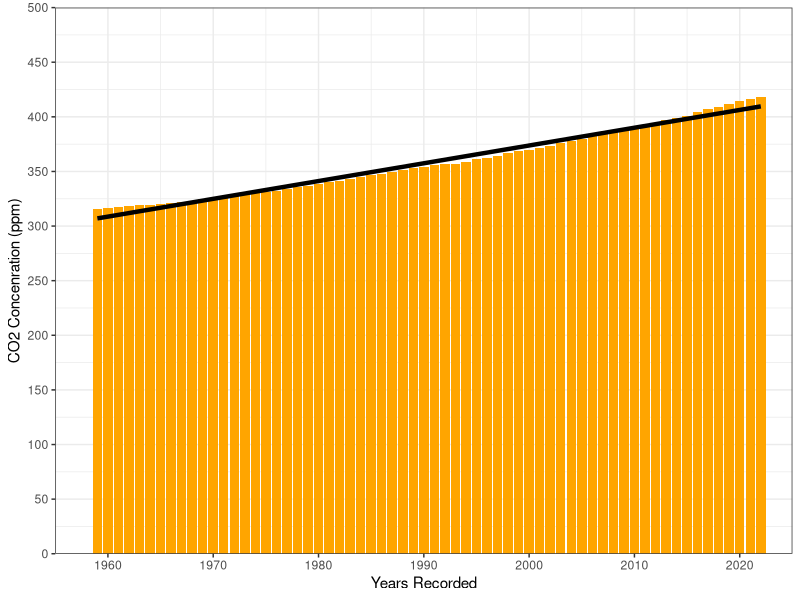
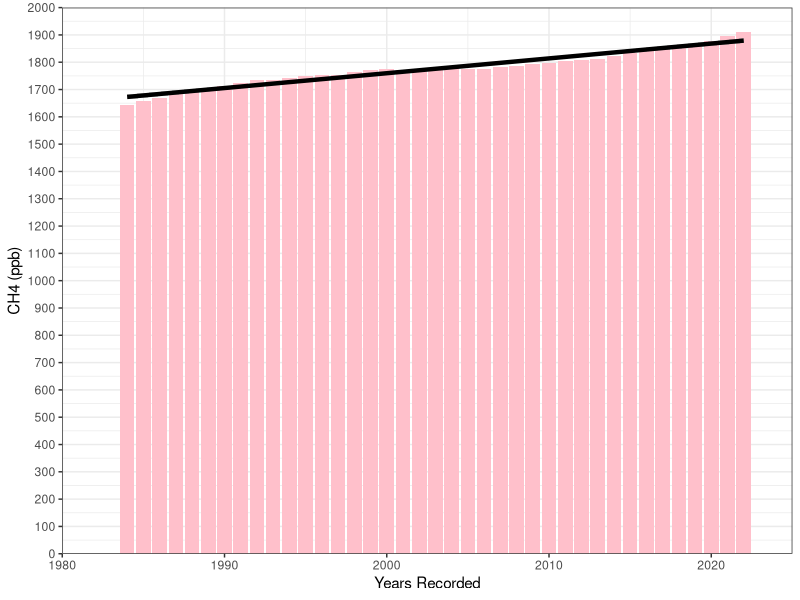
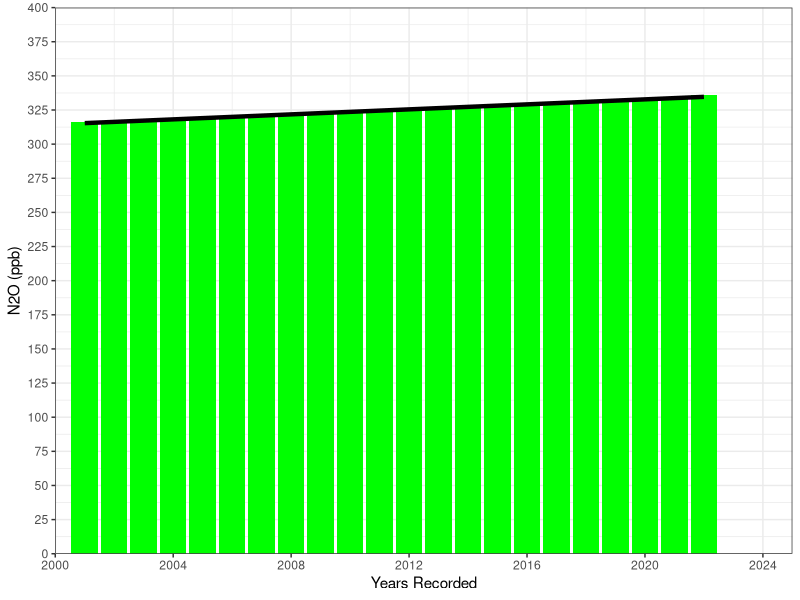
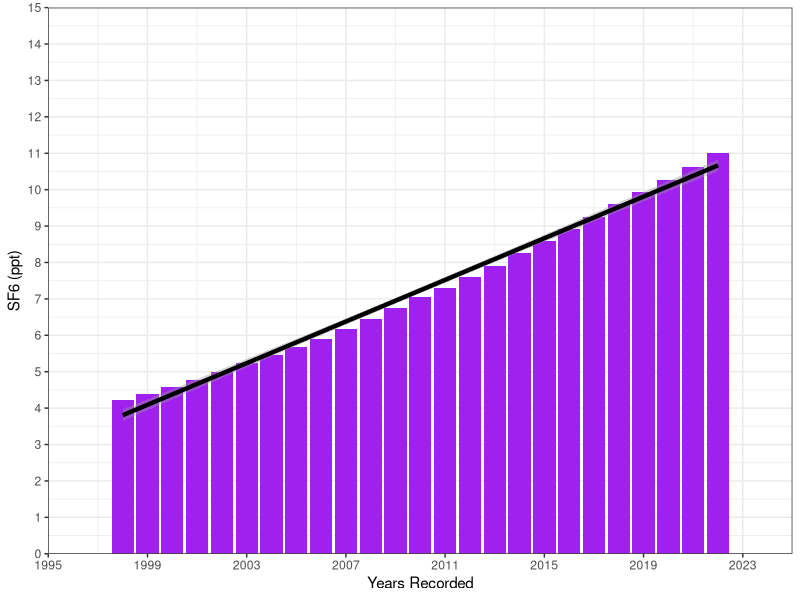
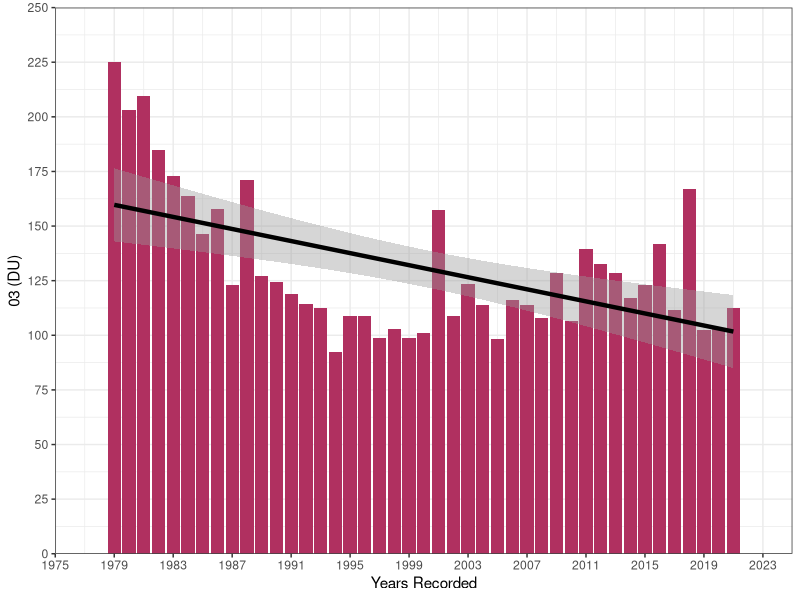
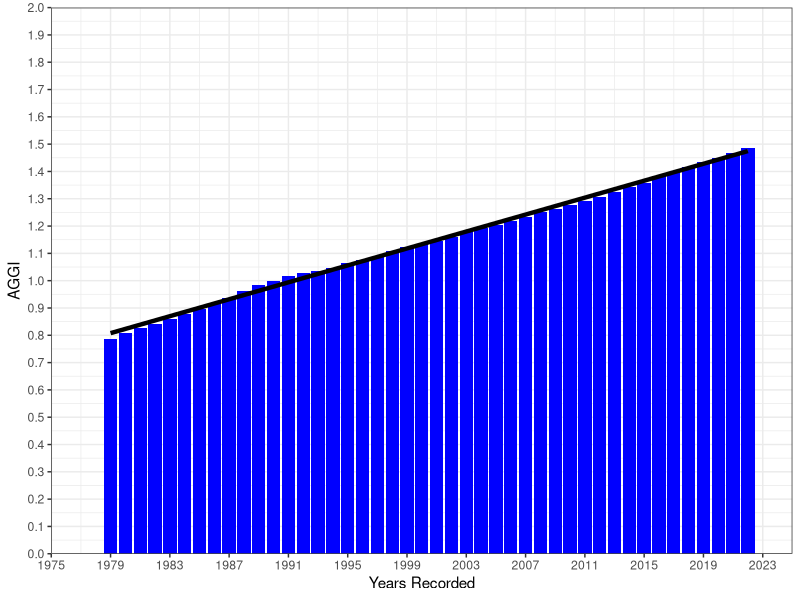
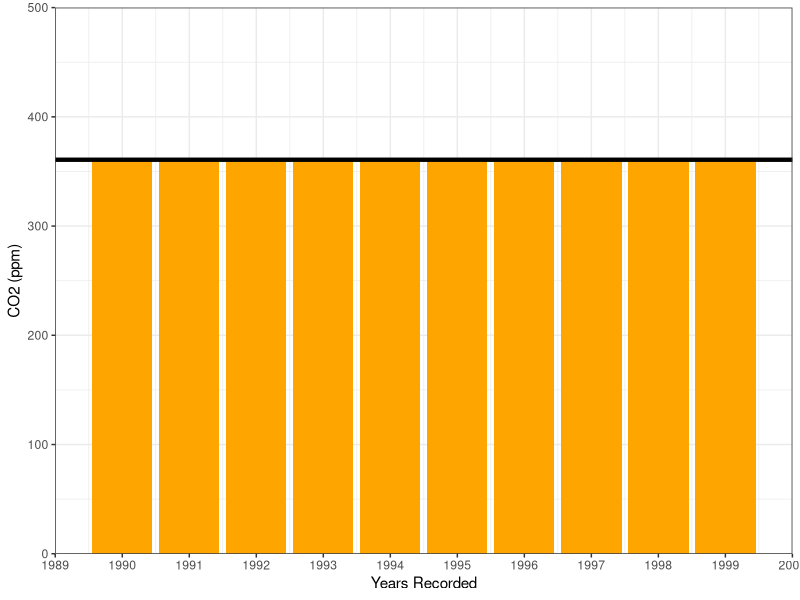
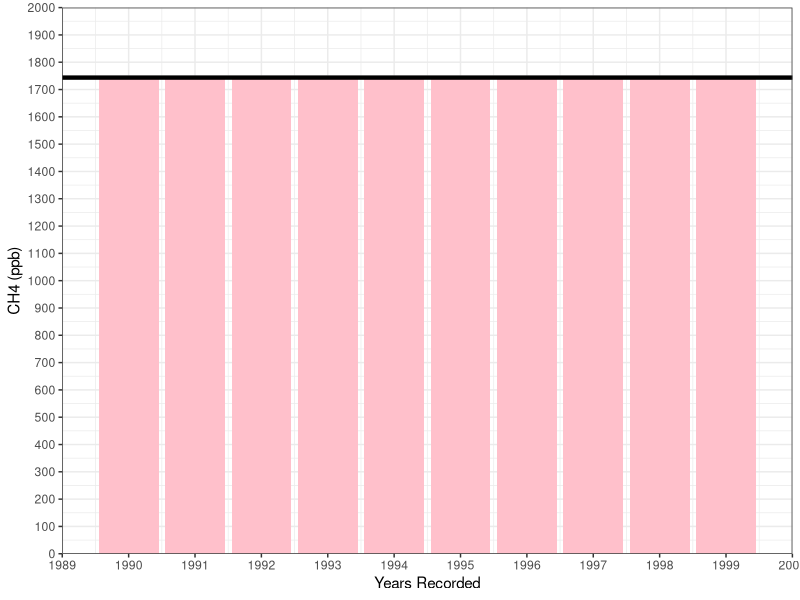

Generate these figures, in order, with R:
## ---- chunk 1
install.packages("dplyr")
install.packages("ggplot2")
## ---- chunk 2
library("dplyr")
library("ggplot2")
## ---- chunk 3
AnnGHG <- read.csv("AnnualAverages_GHG.csv")
dim(AnnGHG)

# grouping CO2_ppm and creating chart

str(AnnGHG)

AnnGHG%>%
  group_by(year)%>%
  select("CO2_ppm")
  
ggplot(AnnGHG, aes(x=year, y=CO2_ppm))+
  geom_bar(stat="identity",position = "stack",  fill="orange", width=0.9)+
  stat_smooth(method = "lm", formula = y~x, geom = "smooth", color="black",linewidth=1.5)+
  theme_bw()+
  xlab("Years Recorded")+
  ylab("CO2 Concenration (ppm)")+
  scale_x_continuous(expand=c(0,0), limits=c(1955,2025), breaks=c(seq(1960,2025,10)))+
  scale_y_continuous(expand=c(0,0), limits=c(0,500), breaks=c(seq(0,500,50)))

#grouping CH4_ppn and creating chart

AnnGHG%>%
  group_by(year)%>%
  select("CH4_ppb")
  
ggplot(AnnGHG, aes(x=year, y=CH4_ppb))+
  geom_bar(stat="identity",position="stack",  fill="pink", width=0.9)+
  stat_smooth(method = "lm", formula = y~x, geom="smooth", color="black", linewidth=1.5)+
  theme_bw()+
  xlab("Years Recorded")+
  ylab("CH4 (ppb)")+
  scale_x_continuous(expand=c(0,0), limits=c(1980,2025), breaks=c(seq(1980, 2025, 10)))+
  scale_y_continuous(expand=c(0,0), limits=c(0,2000), breaks=c(seq(0,2000,100)))

#grouping N2O_ppb and creating chart
#Need to fix the zero in N2O needs to be and O
AnnGHG%>%
  group_by(year)%>%
  select("N20_ppb")

ggplot(AnnGHG, aes(x=year, y=N20_ppb))+
  geom_bar(stat="identity",position = "stack",  fill="green", width=0.9)+
  stat_smooth(method = "lm", formula = y~x, geom = "smooth", color="black", linewidth=1.5)+
  theme_bw()+
  xlab("Years Recorded")+
  ylab("N2O (ppb)")+
  scale_x_continuous(expand=c(0,0), limits=c(2000,2025), breaks=c(seq(2000, 2025, 4)))+
  scale_y_continuous(expand=c(0,0), limits=c(0,400), breaks=c(seq(0,400,25)))
  
#grouping SF6_ppt and creating chart

AnnGHG%>%
  group_by(year)%>%
  select("SF6_ppt")

ggplot(AnnGHG, aes(x=year, y=SF6_ppt))+
  geom_bar(stat="identity",position = "stack", fill="purple", width=0.9)+
  stat_smooth(method = "lm", formula = y~x, geom = "smooth", color="black", linewidth=1.5)+
  theme_bw()+
  xlab("Years Recorded")+
  ylab("SF6 (ppt)")+
  scale_x_continuous(expand=c(0,0), limits=c(1995,2025), breaks=c(seq(1995, 2025, 4)))+
  scale_y_continuous(expand=c(0,0), limits=c(0,15), breaks=c(seq(0,15,1)))

#grouping O3_DU and creating chart

AnnGHG%>%
  group_by(year)%>%
  select("O3_DU")

#DU = Dobson Units
ggplot(AnnGHG, aes(x=year, y=O3_DU))+
  geom_bar(stat="identity",position = "stack",  fill="maroon", width=0.9)+
  stat_smooth(method = "lm", formula= y~x, geom = "smooth", color="black", linewidth=1.5)+
  theme_bw()+
  xlab("Years Recorded")+
  ylab("03 (DU)")+
  scale_x_continuous(expand=c(0,0), limits=c(1975,2025), breaks=c(seq(1975, 2025, 4)))+
  scale_y_continuous(expand=c(0,0), limits=c(0, 250), breaks=c(seq(0,250, 25)))

#grouping AGGI and creating chart

AnnGHG%>%
  group_by(year)%>%
  select("AGGI")

ggplot(AnnGHG, aes(x=year, y=AGGI))+
  geom_bar(stat="identity",position = "stack",  fill="blue", width=0.9)+
  stat_smooth(method = "lm", formula = y~x, geom="smooth", color="black", linewidth=1.5)+
  theme_bw()+
  xlab("Years Recorded")+
  ylab("AGGI")+
  scale_x_continuous(expand=c(0,0), limits=c(1975,2025), breaks=c(seq(1975, 2025, 4)))+
  scale_y_continuous(expand=c(0,0), limits=c(0,2), breaks=c(seq(0,2,0.1)))

## ---- chunk 4
AnnGHG <- read.csv("AnnualAverages_GHG.csv")

#AnnGHG%>%
#  group_by("year")%>%
#  select("CO2_ppm")

#1990s 
CO2_90avg = mean(AnnGHG[seq(31,42),2]) 
CH4_90avg = mean(AnnGHG[seq(31,42),3])
N2O_90avg = mean(AnnGHG[seq(31,42),4]) 
SF6_90avg = mean(AnnGHG[seq(31,42),5]) 
O3_90avg = mean(AnnGHG[seq(31,42),6]) 
AGGI_90avg = mean(AnnGHG[seq(31,42),7]) 
cat("1990s Averages \n CO2 Average:", CO2_90avg, "\n")
cat(" CH4 Average: ", CH4_90avg, "\n")
cat(" N2O Average:", N2O_90avg, "\n")
cat(" SF6 Average:", SF6_90avg, "\n")
cat(" O3 Average:", O3_90avg, "\n")
cat(" AGGI Average:", AGGI_90avg, "\n")

#2000s 
CO2_00avg = mean(AnnGHG[seq(41,52),2]) 
CH4_00avg = mean(AnnGHG[seq(41,52),3])
N2O_00avg = mean(AnnGHG[seq(41,52),4]) 
SF6_00avg = mean(AnnGHG[seq(41,52),5]) 
O3_00avg = mean(AnnGHG[seq(41,52),6]) 
AGGI_00avg = mean(AnnGHG[seq(41,52),7]) 
cat("2000s Averages \n CO2 Average:", CO2_00avg, "\n")
cat(" CH4 Average: ", CH4_00avg, "\n")
cat(" N2O Average:", N2O_00avg, "\n")
cat(" SF6 Average:", SF6_00avg, "\n")
cat(" O3 Average:", O3_00avg, "\n")
cat(" AGGI Average:", AGGI_00avg, "\n")

#2010s
CO2_10avg = mean(AnnGHG[seq(51,62),2]) 
CH4_10avg = mean(AnnGHG[seq(51,62),3])
N2O_10avg = mean(AnnGHG[seq(51,62),4]) 
SF6_10avg = mean(AnnGHG[seq(51,62),5]) 
O3_10avg = mean(AnnGHG[seq(51,62),6]) 
AGGI_10avg = mean(AnnGHG[seq(51,62),7]) 
cat("2010s Averages \n CO2 Average:", CO2_10avg, "\n")
cat(" CH4 Average: ", CH4_10avg, "\n")
cat(" N2O Average:", N2O_10avg, "\n")
cat(" SF6 Average:", SF6_10avg, "\n")
cat(" O3 Average:", O3_10avg, "\n")
cat(" AGGI Average:", AGGI_10avg, "\n")

#2020s 
CO2_20avg = mean(AnnGHG[seq(61,72),2]) 
CH4_20avg = mean(AnnGHG[seq(61,72),3])
N2O_20avg = mean(AnnGHG[seq(61,72),4]) 
SF6_20avg = mean(AnnGHG[seq(61,72),5]) 
O3_20avg = mean(AnnGHG[seq(61,72),6]) 
AGGI_20avg = mean(AnnGHG[seq(61,72),7]) 
cat("2020s Averages \n CO2 Average:", CO2_20avg, "\n")
cat(" CH4 Average: ", CH4_20avg, "\n")
cat(" N2O Average:", N2O_20avg, "\n")
cat(" SF6 Average:", SF6_20avg, "\n")
cat(" O3 Average:", O3_20avg, "\n")
cat(" AGGI Average:", AGGI_20avg, "\n")

#Figure for 90s CO2 averages
ggplot(AnnGHG, aes(x = year, y = CO2_90avg))+
  geom_bar(stat="identity",position = "stack",  fill="orange", width=0.9)+
  stat_smooth(method = "lm", formula = y~x, geom="smooth", color="black", linewidth=1.5)+
  theme_bw()+
  xlab("Years Recorded")+
  ylab("CO2 (ppm)")+
  scale_x_continuous(expand=c(0,0), limits=c(1989,2000), breaks=c(seq(1989, 2000, 1)))+
  scale_y_continuous(expand=c(0,0), limits=c(0, 500), breaks=c(seq(0,500, 100)))

#Figure for 90s CH4 averages
ggplot(AnnGHG, aes(x = year, y = CH4_90avg))+
  geom_bar(stat="identity",position = "stack",  fill="pink", width=0.9)+
  stat_smooth(method = "lm", formula = y~x, geom="smooth", color="black", linewidth=1.5)+
  theme_bw()+
  xlab("Years Recorded")+
  ylab("CH4 (ppb)")+
  scale_x_continuous(expand=c(0,0), limits=c(1989,2000), breaks=c(seq(1989, 2000, 1)))+
  scale_y_continuous(expand=c(0,0), limits=c(0,2000), breaks=c(seq(0,2000,100)))

#Figure for 90s N2O averages
ggplot(AnnGHG, aes(x = year, y = N2O_90avg))+
  geom_bar(stat="identity",position = "stack",  fill="green", width=0.9)+
  stat_smooth(method = "lm", formula = y~x, geom="smooth", color="black", linewidth=1.5)+
  theme_bw()+
  xlab("Years Recorded")+
  ylab("N2O (ppb)")+
  scale_x_continuous(expand=c(0,0), limits=c(1989,2000), breaks=c(seq(1989, 2000, 1)))+
  scale_y_continuous(expand=c(0,0), limits=c(0,400), breaks=c(seq(0,400,25)))

#Figure for 90s SF6  averages
ggplot(AnnGHG, aes(x = year, y = SF6_90avg))+
  geom_bar(stat="identity",position = "stack",  fill="purple", width=0.9)+
  stat_smooth(method = "lm", formula = y~x, geom="smooth", color="black", linewidth=1.5)+
  theme_bw()+
  xlab("Years Recorded")+
  ylab("SF6 (ppt)")+
  scale_x_continuous(expand=c(0,0), limits=c(1989,2000), breaks=c(seq(1989, 2000, 1)))+
  scale_y_continuous(expand=c(0,0), limits=c(0,15), breaks=c(seq(0,15,1)))

#Figure for 90s O3 averages
ggplot(AnnGHG, aes(x = year, y = O3_90avg))+
  geom_bar(stat="identity",position = "stack",  fill="maroon", width=0.9)+
  stat_smooth(method = "lm", formula = y~x, geom="smooth", color="black", linewidth=1.5)+
  theme_bw()+
  xlab("Years Recorded")+
  ylab("O3 (DU)")+
  scale_x_continuous(expand=c(0,0), limits=c(1989,2000), breaks=c(seq(1989, 2000, 1)))+
  scale_y_continuous(expand=c(0,0), limits=c(0, 250), breaks=c(seq(0,250, 25)))

#Figure for 90s AGGI averages
ggplot(AnnGHG, aes(x = year, y = AGGI_90avg))+
  geom_bar(stat="identity",position = "stack",  fill="blue", width=0.9)+
  stat_smooth(method = "lm", formula = y~x, geom="smooth", color="black", linewidth=1.5)+
  theme_bw()+
  xlab("Years Recorded")+
  ylab("AGGI")+
  scale_x_continuous(expand=c(0,0), limits=c(1989,2000), breaks=c(seq(1989, 2000, 1)))+
  scale_y_continuous(expand=c(0,0), limits=c(0,2), breaks=c(seq(0,2,0.1)))
